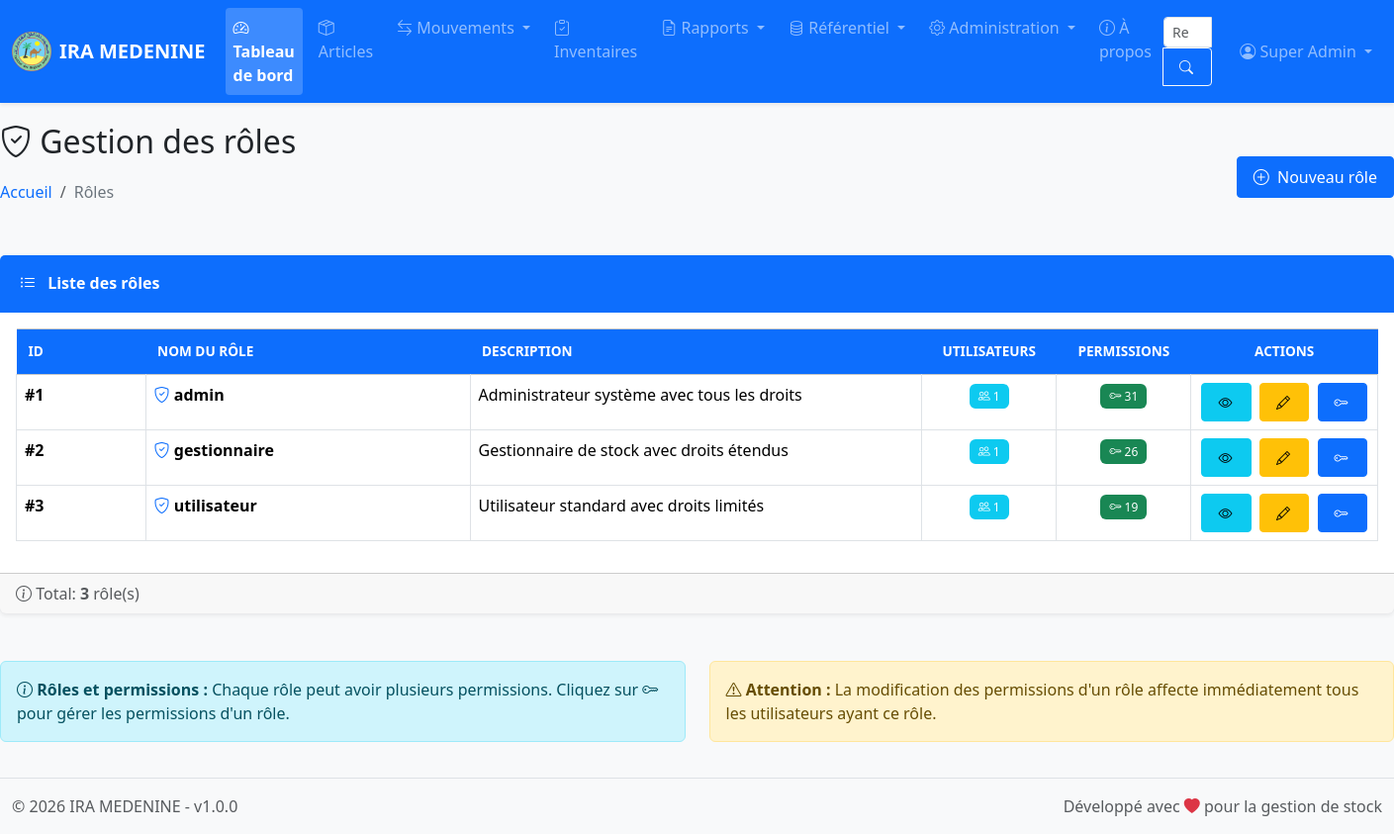
Page /pages/roles/index.php (signed in) on the committed database.
### tables this page shows
CREATE TABLE IF NOT EXISTS `parametres` (
  `id` int NOT NULL AUTO_INCREMENT,
  `nom_etablissement` varchar(255) NOT NULL,
  `logo` varchar(255) DEFAULT NULL,
  `adresse` text,
  `tel_fixe` varchar(20) DEFAULT NULL,
  `tel_mobile` varchar(20) DEFAULT NULL,
  `fax` varchar(20) DEFAULT NULL,
  `email` varchar(100) DEFAULT NULL,
  `site_web` varchar(50) NOT NULL,
  `created_at` timestamp NOT NULL DEFAULT CURRENT_TIMESTAMP,
  `updated_at` timestamp NOT NULL DEFAULT CURRENT_TIMESTAMP ON UPDATE CURRENT_TIMESTAMP,
  PRIMARY KEY (`id`)
);

CREATE TABLE IF NOT EXISTS `roles` (
  `id` int NOT NULL AUTO_INCREMENT,
  `nom` varchar(50) NOT NULL,
  `description` text,
  `created_at` timestamp NOT NULL DEFAULT CURRENT_TIMESTAMP,
  PRIMARY KEY (`id`),
  UNIQUE KEY `nom` (`nom`)
);

### classes/Database.php (called while the page is built, shortened)
<?php
class Database {
    private static $instance = null;
    private $connection;
    private $stmt;
    private function __construct() {
        try {
            $dsn = "mysql:host=" . DB_HOST . ";dbname=" . DB_NAME . ";charset=" . DB_CHARSET;
            $options = [
                PDO::ATTR_ERRMODE => PDO::ERRMODE_EXCEPTION,
                PDO::ATTR_DEFAULT_FETCH_MODE => PDO::FETCH_ASSOC,
                PDO::ATTR_EMULATE_PREPARES => true,
                PDO::ATTR_PERSISTENT => true,
                PDO::MYSQL_ATTR_INIT_COMMAND => "SET NAMES " . DB_CHARSET
            ];
            $this->connection = new PDO($dsn, DB_USER, DB_PASS, $options);
        } catch (PDOException $e) {
            die("Erreur de connexion à la base de données: " . $e->getMessage());
        }
    }
    public static function getInstance() {
        if (self::$instance === null) {
            self::$instance = new self();
        }
        return self::$instance;
    }
    public function prepare($sql) {
        $this->stmt = $this->connection->prepare($sql);
        return $this;
    }
    public function fetchAll() {
        $this->stmt->execute();
        return $this->stmt->fetchAll();
    }
    public function fetch() {
        $this->stmt->execute();
        return $this->stmt->fetch();
    }
}

### config/config.php (called while the page is built, shortened)
<?php
spl_autoload_register(function ($class) {
    $class_file = ROOT_PATH . '/classes/' . $class . '.php';
});

### classes/Auth.php (called while the page is built, shortened)
<?php
class Auth {
    private $db;
    public function __construct() {
        $this->db = Database::getInstance();
    }
    public function isLoggedIn() {
        if (isset($_SESSION['user_id']) && isset($_SESSION['last_activity'])) {
            return true;
        }
        return false;
    }
    public function getUser() {
        if ($this->isLoggedIn()) {
            return [
                'id' => $_SESSION['user_id'],
                'login' => $_SESSION['user_login'],
                'nom' => $_SESSION['user_nom'],
                'prenom' => $_SESSION['user_prenom'],
                'mail' => $_SESSION['user_mail'],
                'role_id' => $_SESSION['user_role_id'],
                'role_name' => $_SESSION['user_role_name']
            ];
        }
        return null;
    }
    public function isAdmin() {
        return isset($_SESSION['user_role_name']) && $_SESSION['user_role_name'] === 'admin';
    }
    public function hasPermission($module, $action) {
        if ($this->isAdmin()) {
            return true;
        }
        $sql = "SELECT COUNT(*) as count
                FROM role_permissions rp
                INNER JOIN permissions p ON rp.permission_id = p.id
                WHERE rp.role_id = :role_id
                AND p.module = :module
                AND p.action = :action";
        $this->db->prepare($sql);
        $this->db->bind(':role_id', $_SESSION['user_role_id']);
        $this->db->bind(':module', $module);
        $this->db->bind(':action', $action);
        $result = $this->db->fetch();
        return $result['count'] > 0;
    }
}

### pages/roles/index.php (the view, shortened to what this page needs)
<?php
require_once __DIR__ . '/../../includes/header.php';
$auth->requirePermission('roles', 'view');
$db = Database::getInstance();
$sql = "SELECT r.*,
               (SELECT COUNT(*) FROM users WHERE role_id = r.id) as nb_users,
               (SELECT COUNT(*) FROM role_permissions WHERE role_id = r.id) as nb_permissions
        FROM roles r
        ORDER BY r.nom";
$db->prepare($sql);
$roles = $db->fetchAll();
?>
<?php require_once __DIR__ . '/../../includes/navbar.php'; ?>
<div class="container-fluid main-container">
    <div class="row mb-4">
        <div class="col-12">
            <div class="d-flex justify-content-between align-items-center">
                <div>
                    <h2><i class="bi bi-shield-check"></i> Gestion des rôles</h2>
                    <nav aria-label="breadcrumb">
                        <ol class="breadcrumb">
                            <li class="breadcrumb-item"><a href="<?php echo BASE_URL; ?>/index.php">Accueil</a></li>
                            <li class="breadcrumb-item active">Rôles</li>
                        </ol>
                    </nav>
                </div>
                <div>
                    <?php if ($auth->hasPermission('roles', 'create')): ?>
                        <a href="<?php echo BASE_URL; ?>/pages/roles/create.php" class="btn btn-primary">
                            <i class="bi bi-plus-circle"></i> Nouveau rôle
                        </a>
                    <?php endif; ?>
                </div>
            </div>
        </div>
    </div>
    <div class="row">
        <div class="col-12">
            <div class="card">
                <div class="card-header bg-primary text-white">
                    <i class="bi bi-list-ul"></i> Liste des rôles
                </div>
                <div class="card-body">
                    <div class="table-responsive">
                        <table class="table table-hover table-bordered" id="rolesTable">
                            <thead class="table-light">
                                <tr>
                                    <th width="10%">ID</th>
                                    <th width="25%">Nom du rôle</th>
                                    <th width="35%">Description</th>
                                    <th width="10%" class="text-center">Utilisateurs</th>
                                    <th width="10%" class="text-center">Permissions</th>
                                    <th width="10%" class="text-center no-sort no-export">Actions</th>
                                </tr>
                            </thead>
                            <tbody>
                                <?php if (count($roles) > 0): ?>
                                    <?php foreach ($roles as $role): ?>
                                        <tr>
                                            <td><strong>#<?php echo $role['id']; ?></strong></td>
                                            <td>
                                                <i class="bi bi-shield-check text-primary"></i>
                                                <strong><?php echo htmlspecialchars($role['nom']); ?></strong>
                                            </td>
                                            <td><?php echo htmlspecialchars($role['description'] ?? '-'); ?></td>
                                            <td class="text-center">
                                                <span class="badge bg-info">
                                                    <i class="bi bi-people"></i> <?php echo $role['nb_users']; ?>
                                                </span>
                                            </td>
                                            <td class="text-center">
                                                <span class="badge bg-success">
                                                    <i class="bi bi-key"></i> <?php echo $role['nb_permissions']; ?>
                                                </span>
                                            </td>
                                            <td class="text-center action-buttons">
                                                <a href="<?php echo BASE_URL; ?>/pages/roles/view.php?id=<?php echo $role['id']; ?>"
                                                   class="btn btn-sm btn-info" title="Voir">
                                                    <i class="bi bi-eye"></i>
                                                </a>
                                                <?php if ($auth->hasPermission('roles', 'update')): ?>
                                                    <a href="<?php echo BASE_URL; ?>/pages/roles/edit.php?id=<?php echo $role['id']; ?>"
                                                       class="btn btn-sm btn-warning" title="Modifier">
                                                        <i class="bi bi-pencil"></i>
                                                    </a>
                                                    <a href="<?php echo BASE_URL; ?>/pages/roles/permissions.php?id=<?php echo $role['id']; ?>"
                                                       class="btn btn-sm btn-primary" title="Gérer permissions">
                                                        <i class="bi bi-key"></i>
                                                    </a>
                                                <?php endif; ?>
                                            </td>
                                        </tr>
                                    <?php endforeach; ?>
                                <?php endif; ?>
                            </tbody>
                        </table>
                    </div>
                </div>
                <div class="card-footer text-muted">
                    <i class="bi bi-info-circle"></i> Total: <strong><?php echo count($roles); ?></strong> rôle(s)
                </div>
            </div>
        </div>
    </div>
    <div class="row mt-4">
        <div class="col-md-6">
            <div class="alert alert-info">
                <i class="bi bi-info-circle"></i>
                <strong>Rôles et permissions :</strong>
                Chaque rôle peut avoir plusieurs permissions. Cliquez sur
                <i class="bi bi-key"></i> pour gérer les permissions d'un rôle.
            </div>
        </div>
        <div class="col-md-6">
            <div class="alert alert-warning">
                <i class="bi bi-exclamation-triangle"></i>
                <strong>Attention :</strong>
                La modification des permissions d'un rôle affecte immédiatement tous les utilisateurs ayant ce rôle.
            </div>
        </div>
    </div>
</div>
<?php require_once __DIR__ . '/../../includes/footer.php'; ?>

### includes/navbar.php (shortened to what this page needs)
<nav class="navbar navbar-expand-lg navbar-dark bg-primary sticky-top">
    <div class="container-fluid">
        <a class="navbar-brand d-flex align-items-center" href="<?php echo BASE_URL; ?>/index.php">
            <?php if (!empty($parametres['logo'])): ?>
                <img src="<?php echo BASE_URL; ?>/uploads/logo/<?php echo htmlspecialchars($parametres['logo']); ?>" alt="Logo" height="40" class="me-2" style="object-fit:contain;">
            <?php endif; ?>
            <span class="fw-bold"><?php echo htmlspecialchars($parametres['nom_etablissement'] ?? APP_NAME); ?></span>
        </a>
        <div class="collapse navbar-collapse" id="navbarMain">
            <ul class="navbar-nav me-auto mb-2 mb-lg-0">
                <li class="nav-item">
                    <a class="nav-link <?php echo basename($_SERVER['PHP_SELF']) == 'index.php' ? 'active' : ''; ?>" href="<?php echo BASE_URL; ?>/index.php">
                        <i class="bi bi-speedometer2"></i> Tableau de bord
                    </a>
                </li>
                <?php if ($auth->hasPermission('articles', 'view')): ?>
                <li class="nav-item">
                    <a class="nav-link <?php echo strpos($_SERVER['PHP_SELF'], 'articles') !== false ? 'active' : ''; ?>" href="<?php echo BASE_URL; ?>/pages/articles/index.php">
                        <i class="bi bi-box-seam"></i> Articles
                    </a>
                </li>
                <?php endif; ?>
                <?php if ($auth->hasPermission('entrees', 'view') || $auth->hasPermission('sorties', 'view') || $auth->hasPermission('retours', 'view')): ?>
                <li class="nav-item dropdown">
                    <a class="nav-link dropdown-toggle" href="#" id="navbarMouvements" role="button" data-bs-toggle="dropdown" aria-expanded="false">
                        <i class="bi bi-arrow-left-right"></i> Mouvements
                    </a>
                </li>
                <?php endif; ?>
                <?php if ($auth->hasPermission('inventaires', 'view')): ?>
                <li class="nav-item">
                    <a class="nav-link <?php echo strpos($_SERVER['PHP_SELF'], 'inventaires') !== false ? 'active' : ''; ?>" href="<?php echo BASE_URL; ?>/pages/inventaires/index.php">
                        <i class="bi bi-clipboard-check"></i> Inventaires
                    </a>
                </li>
                <?php endif; ?>
                <?php if ($auth->hasPermission('rapports', 'view')): ?>
                <li class="nav-item dropdown">
                    <a class="nav-link dropdown-toggle" href="#" id="navbarRapports" role="button" data-bs-toggle="dropdown" aria-expanded="false">
                        <i class="bi bi-file-earmark-text"></i> Rapports
                    </a>
                </li>
                <?php endif; ?>
                <?php if ($auth->hasPermission('services', 'view') || $auth->hasPermission('employes', 'view') || $auth->hasPermission('fournisseurs', 'view') || $auth->hasPermission('equipes', 'view')): ?>
                <li class="nav-item dropdown">
                    <a class="nav-link dropdown-toggle" href="#" id="navbarReferentiel" role="button" data-bs-toggle="dropdown" aria-expanded="false">
                        <i class="bi bi-database"></i> Référentiel
                    </a>
                </li>
                <?php endif; ?>
                <?php if ($auth->isAdmin()): ?>
                <li class="nav-item dropdown">
                    <a class="nav-link dropdown-toggle" href="#" id="navbarAdmin" role="button" data-bs-toggle="dropdown" aria-expanded="false">
                        <i class="bi bi-gear"></i> Administration
                    </a>
                </li>
                <?php endif; ?>
                <li class="nav-item">
                    <a class="nav-link" href="<?php echo BASE_URL; ?>/pages/apropos/index.php">
                        <i class="bi bi-info-circle"></i> À propos
                    </a>
                </li>
            </ul>
            <form class="d-flex me-3" action="<?php echo BASE_URL; ?>/pages/search.php" method="GET">
                <div class="input-group">
                    <input class="form-control form-control-sm" type="search" placeholder="Rechercher..." aria-label="Rechercher" name="q" required>
                    <button class="btn btn-outline-light btn-sm" type="submit"><i class="bi bi-search"></i></button>
                </div>
            </form>
            <ul class="navbar-nav">
                <li class="nav-item dropdown">
                    <a class="nav-link dropdown-toggle" href="#" id="navbarUser" role="button" data-bs-toggle="dropdown" aria-expanded="false">
                        <i class="bi bi-person-circle"></i> <?php echo $current_user['prenom'] . ' ' . $current_user['nom']; ?>
                    </a>
                </li>
            </ul>
        </div>
    </div>
</nav>

### includes/footer.php (shortened to what this page needs)
    <footer class="footer mt-auto py-3 bg-light border-top">
        <div class="container-fluid">
            <div class="row">
                <div class="col-md-6 text-muted">
                    &copy; <?php echo date('Y'); ?> <?php echo $parametres['nom_etablissement'] ?? APP_NAME; ?> - v<?php echo APP_VERSION; ?>
                </div>
                <div class="col-md-6 text-end text-muted">
                    Développé avec <i class="bi bi-heart-fill text-danger"></i> pour la gestion de stock
                </div>
            </div>
        </div>
    </footer>
</body>
</html>

### rows in the picture
parametres: logo (picture), nom_etablissement "IRA MEDENINE"
roles: id "1", nom "admin", description "Administrateur système avec tous les droits", nb_users "1", nb_permissions "31"
roles: id "2", nom "gestionnaire", description "Gestionnaire de stock avec droits étendus", nb_users "1", nb_permissions "26"
roles: id "3", nom "utilisateur", description "Utilisateur standard avec droits limités", nb_users "1", nb_permissions "19"

### other values in the picture
$current_user['prenom'] "Super"
$current_user['nom'] "Admin"
count($roles) "3"
APP_VERSION "1.0.0"
